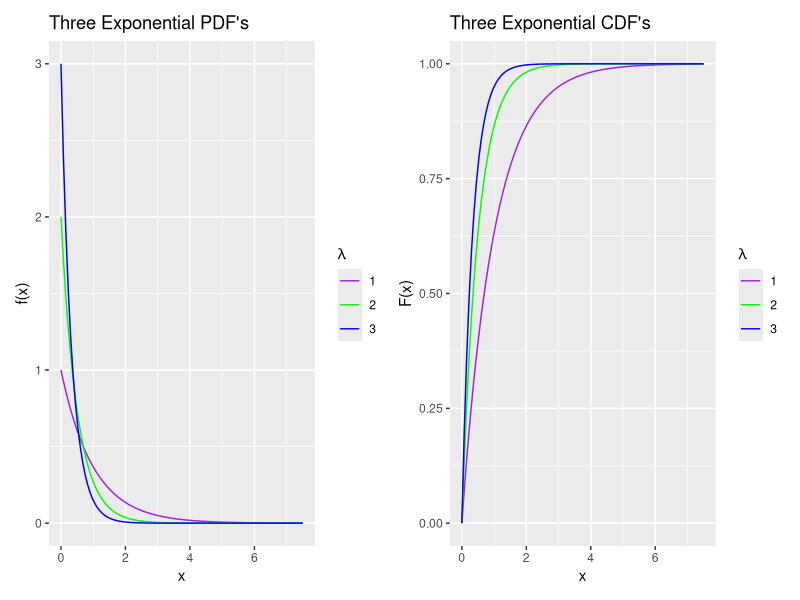

Reproduce this figure in R.
## ---- chunk 1
knitr::opts_chunk$set(echo = TRUE)
library(tidyverse)
library(patchwork)
#library(mosaic)
## ---- chunk 2
x_range <- c(0,7.5)
cols <- c( "1" = "purple", "2" = "green", "3" = "blue")
p1<- ggplot()+
  geom_function(fun=dexp,
                args = list(rate=1),
                mapping = aes(color='1'),
                xlim = x_range
                )+
  geom_function(fun=dexp,
                args = list(rate=2),
                mapping = aes(color='2'),
                xlim = x_range
                )+
  geom_function(fun=dexp,
                args = list(rate=3),
                mapping = aes(color='3'),
                xlim = x_range
                )+
  scale_color_manual(
    values = cols
  )+
  labs(title = "Three Exponential PDF's",
       x = "x",
       y = "f(x)",
       color = expression(lambda)
       )
  
p2<- ggplot() + 
  geom_function(fun=pexp,
                args = list(rate=1),
                mapping = aes(color='1'),
                xlim =x_range
                )+
  geom_function(fun=pexp,
                args = list(rate=2),
                mapping = aes(color='2'),
                xlim = x_range
                )+
  geom_function(fun=pexp,
                args = list(rate=3),
                mapping = aes(color='3'),
                xlim = x_range
                )+
  labs(title = "Three Exponential CDF's",
       x = "x",
       y = "F(x)",
       color = expression(lambda)
       )+
  scale_color_manual( 
    values = cols
    )

p1+p2  
## ---- chunk 3
qnorm(p=0.9)
